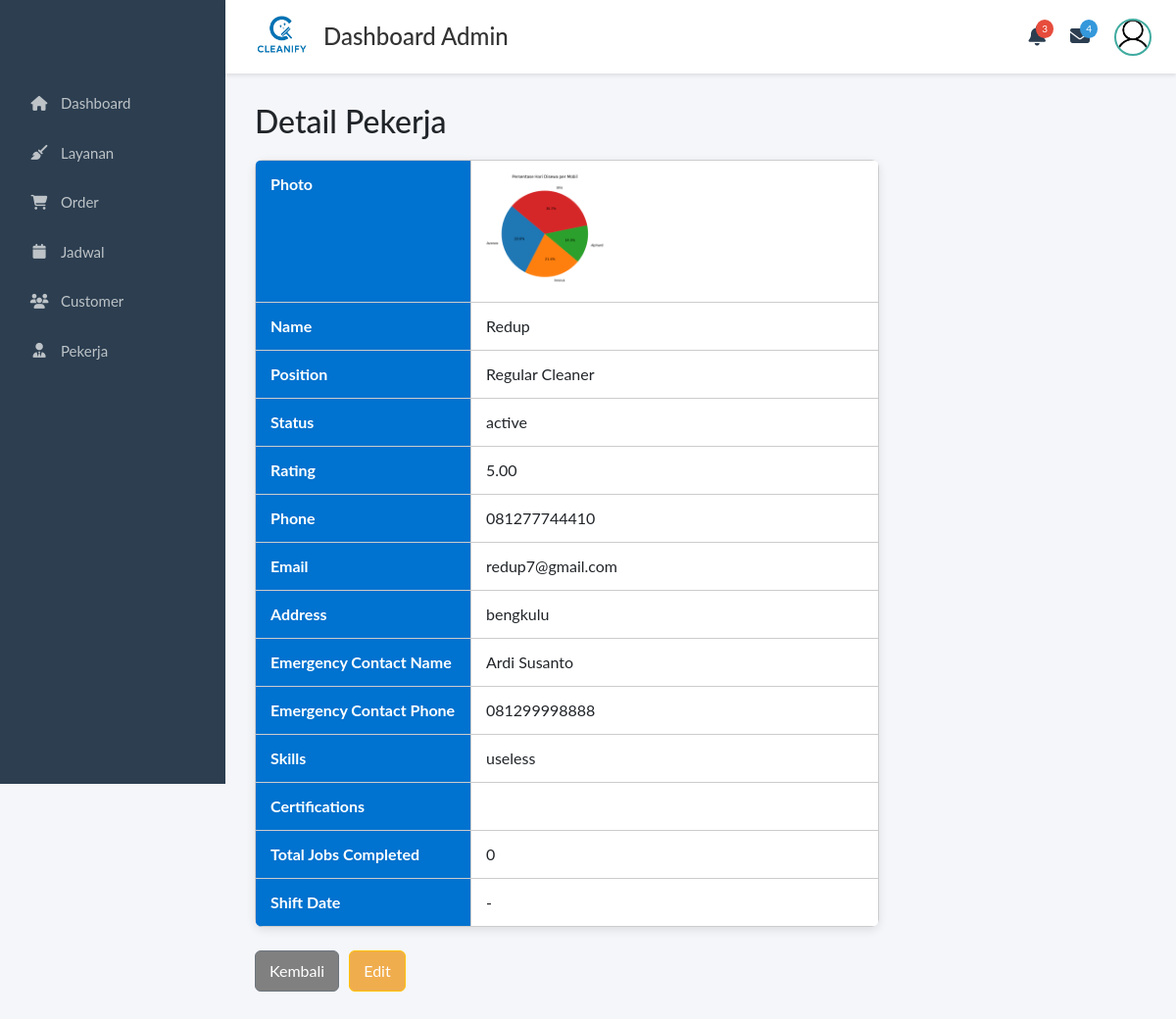
/Frontend/Admin/dashboard.php?page=pekerja_detail&id=8 (signed in), run on the app's committed database.
### tables this page shows
CREATE TABLE `employees` (
  `id` bigint(20) UNSIGNED NOT NULL,
  `employee_code` varchar(30) DEFAULT NULL,
  `name` varchar(100) NOT NULL,
  `position` varchar(100) NOT NULL,
  `status` enum('active','inactive','on_leave') DEFAULT 'active',
  `rating` decimal(3,2) DEFAULT 0.00,
  `phone` varchar(20) DEFAULT NULL,
  `email` varchar(100) DEFAULT NULL,
  `password` varchar(255) DEFAULT NULL,
  `photo` varchar(255) DEFAULT NULL,
  `address` mediumtext DEFAULT NULL,
  `emergency_contact_name` varchar(100) DEFAULT NULL,
  `emergency_contact_phone` varchar(20) DEFAULT NULL,
  `skills` mediumtext DEFAULT NULL,
  `total_jobs_completed` int(11) DEFAULT 0,
  `certifications` mediumtext DEFAULT NULL,
  `shift_date` date DEFAULT NULL,
  `shift_start` time DEFAULT NULL,
  `shift_end` time DEFAULT NULL,
  `shift_type` enum('morning','afternoon','evening','full') DEFAULT 'full',
  `work_status` enum('scheduled','completed','cancelled') DEFAULT 'scheduled',
  `hired_at` date DEFAULT NULL,
  `created_at` timestamp NOT NULL DEFAULT current_timestamp(),
  `updated_at` timestamp NOT NULL DEFAULT current_timestamp() ON UPDATE current_timestamp()
);

### Backend/Logic/employee_logic.php (called while the page is built, shortened)
<?php
function employee_get(mysqli $conn, int $id): ?array {
    $stmt = $conn->prepare("SELECT * FROM employees WHERE id = ? LIMIT 1");
    $stmt->bind_param("i", $id);
    $stmt->execute();
    $row = $stmt->get_result()->fetch_assoc();
    return $row ?: null;
}

### Frontend/Admin/pekerja/detail.php (the view, shortened to what this page needs)
<?php
require __DIR__ . '/../../../Backend/db.php';
require __DIR__ . '/../../../Backend/Logic/employee_logic.php';
$dash = rtrim(dirname($_SERVER['SCRIPT_NAME']), '/') . '/dashboard.php';
$id = isset($_GET['id']) ? (int)$_GET['id'] : 0;
$row = ($id > 0) ? employee_get($conn, $id) : null;
function esc($v) {
    return htmlspecialchars((string)$v, ENT_QUOTES, 'UTF-8');
}
?>
<h2>Detail Pekerja</h2>
<table class="detail-table">
    <tr>
        <th>Photo</th>
        <td>
            <?php if (!empty($row['photo'])): ?>
                <img src="asset/<?= esc($row['photo']); ?>" width="120" height="120" style="border-radius:10px; object-fit:cover;">
            <?php else: ?>
                <i>Tidak ada foto</i>
            <?php endif; ?>
        </td>
    </tr>
    <tr><th>Name</th><td><?= esc($row['name'] ?? '-') ?></td></tr>
    <tr><th>Position</th><td><?= esc($row['position'] ?? '-') ?></td></tr>
    <tr><th>Status</th><td><?= esc($row['status'] ?? '-') ?></td></tr>
    <tr><th>Rating</th><td><?= esc($row['rating'] ?? '-') ?></td></tr>
    <tr><th>Phone</th><td><?= esc($row['phone'] ?? '-') ?></td></tr>
    <tr><th>Email</th><td><?= esc($row['email'] ?? '-') ?></td></tr>
    <tr><th>Address</th><td><?= esc($row['address'] ?? '-') ?></td></tr>
    <tr><th>Emergency Contact Name</th><td><?= esc($row['emergency_contact_name'] ?? '-') ?></td></tr>
    <tr><th>Emergency Contact Phone</th><td><?= esc($row['emergency_contact_phone'] ?? '-') ?></td></tr>
    <tr><th>Skills</th><td><?= esc($row['skills'] ?? '-') ?></td></tr>
    <tr><th>Certifications</th><td><?= esc($row['certifications'] ?? '-') ?></td></tr>
    <tr><th>Total Jobs Completed</th><td><?= esc($row['total_jobs_completed'] ?? '0') ?></td></tr>
    <tr><th>Shift Date</th><td><?= esc($row['shift_date'] ?? '-') ?></td></tr>
</table>
<br>
<a href="<?= esc($dash) ?>?page=pekerja" class="btn btn-secondary">Kembali</a>
<a href="<?= esc($dash) ?>?page=pekerja_edit&id=<?= (int)$id ?>" class="btn btn-warning">Edit</a>

### Frontend/Admin/dashboard.php (style rules this page uses)
body { background: #f5f6fa; font-family: 'Lato', sans-serif; margin: 0; }

### Frontend/Admin/pekerja/detail.php (style rules this page uses)
.detail-table { width: 70%; border-collapse: collapse; margin-top: 20px; background: #ffffff; border-radius: 8px; overflow: hidden; box-shadow: 0 3px 10px rgba(0,0,0,0.1); }
.detail-table th, .detail-table td { border: 1px solid #ccc; padding: 12px 15px; vertical-align: top; }
.detail-table th { width: 220px; background: #0072CF; color: white; font-weight: bold; }
.btn { padding: 8px 14px; border-radius: 6px; text-decoration: none; margin-right: 6px; display: inline-block; }
.btn-secondary { background: gray; color: white; }
.btn-warning { background: #f0ad4e; color: white; }

### data on the page
employees: photo (picture), name "Redup", position "Regular Cleaner", status "active", rating "5.00", phone "081277744410", email "redup7@gmail.com", address "bengkulu", emergency_contact_name "Ardi Susanto", emergency_contact_phone "081299998888", skills "useless", total_jobs_completed "0", shift_date "-"
